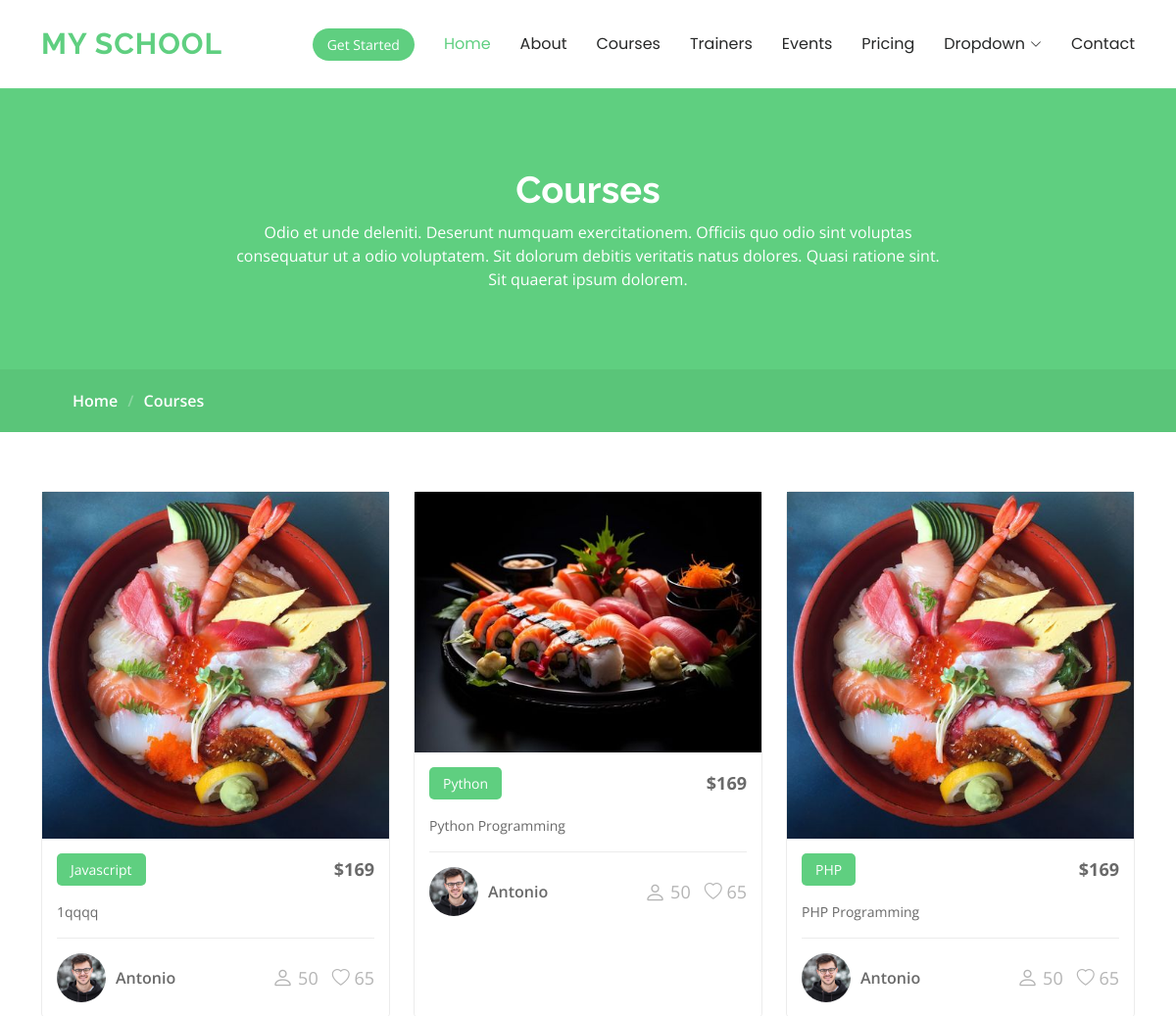
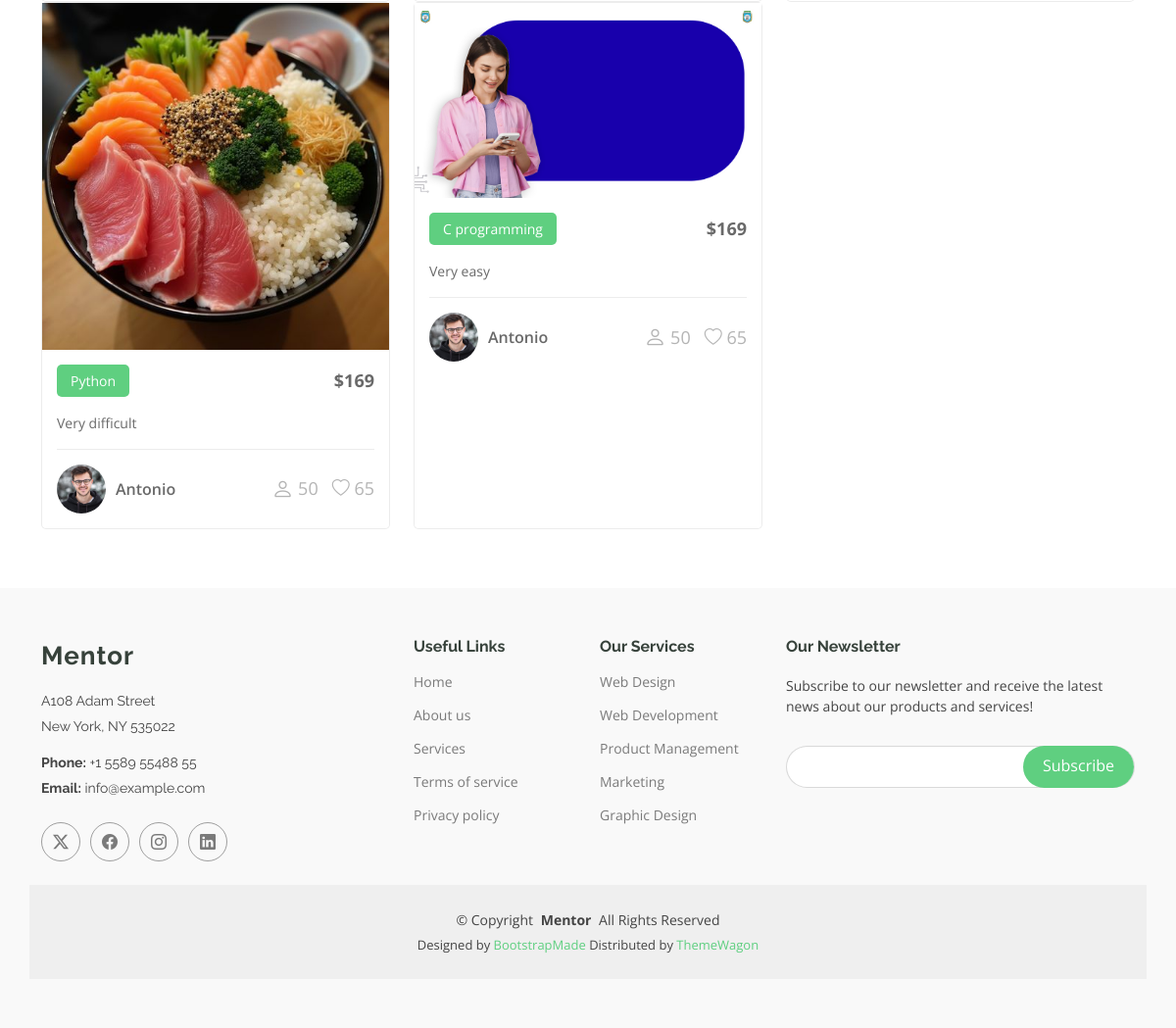
Screenshot of /course/ with the database file from the repository (2 pictures, top to bottom).
### schoolapp1/models.py (models this page shows)
class Course(models.Model):
    photo = models.ImageField(upload_to='photo')
    name = models.CharField(max_length=255)
    fee = models.PositiveIntegerField(default=0)
    description = models.TextField()

### schoolapp1/views.py (the view)
# urls.py: path('course/', courseView, name='course'),
def courseView(request):
    course = Course.objects.all()
    context = {'course':course}
    return render(request, 'courses.html',context)

### templates/courses.html (shortened to what this page needs)
{% extends 'base.html' %}
{% load static %}
{% block content %}
<main class="main">
    <div class="page-title" data-aos="fade">
      <div class="heading">
        <div class="container">
          <div class="row d-flex justify-content-center text-center">
            <div class="col-lg-8">
              <h1>Courses</h1>
              <p class="mb-0">Odio et unde deleniti. Deserunt numquam exercitationem. Officiis quo odio sint voluptas consequatur ut a odio voluptatem. Sit dolorum debitis veritatis natus dolores. Quasi ratione sint. Sit quaerat ipsum dolorem.</p>
            </div>
          </div>
        </div>
      </div>
      <nav class="breadcrumbs">
        <div class="container">
          <ol>
            <li><a href="index.html">Home</a></li>
            <li class="current">Courses</li>
          </ol>
        </div>
      </nav>
    </div>
    <section id="courses" class="courses section">
      <div class="container">
        <div class="row">
{% for i in course %}
          <div class="col-lg-4 col-md-6 d-flex align-items-stretch" data-aos="zoom-in" data-aos-delay="100">
            <div class="course-item">
              <img src="{{i.photo.url}}" class="img-fluid" alt="...">
              <div class="course-content">
                <div class="d-flex justify-content-between align-items-center mb-3">
                  <p class="category">{{i.name}}</p>
                  <p class="price">$169</p>
                </div>
                <p class="description">{{i.description}}</p>
                <div class="trainer d-flex justify-content-between align-items-center">
                  <div class="trainer-profile d-flex align-items-center">
                    <img src="assets/img/trainers/trainer-1-2.jpg" class="img-fluid" alt="">
                    <a href="" class="trainer-link">Antonio</a>
                  </div>
                  <div class="trainer-rank d-flex align-items-center">
                    <i class="bi bi-person user-icon"></i>&nbsp;50
                    &nbsp;&nbsp;
                    <i class="bi bi-heart heart-icon"></i>&nbsp;65
                  </div>
                </div>
              </div>
            </div>
          </div>
{% endfor %}
        </div>
      </div>
    </section>
  </main>
{% endblock content %}

### templates/base.html (shortened to what this page needs)
{% load static %}
<!DOCTYPE html>
<html lang="en">
<head>
  <link href="{% static 'assets/vendor/bootstrap/css/bootstrap.min.css' %}" rel="stylesheet">
  <link href="{% static 'assets/vendor/bootstrap-icons/bootstrap-icons.css' %}" rel="stylesheet">
  <link href="{% static 'assets/vendor/aos/aos.css' %}" rel="stylesheet">
  <link href="{% static 'assets/vendor/glightbox/css/glightbox.min.css' %}" rel="stylesheet">
  <link href="{% static 'assets/vendor/swiper/swiper-bundle.min.css' %}" rel="stylesheet">
  <link href="{% static 'assets/css/main.css' %}" rel="stylesheet">
</head>
<body class="index-page">
  <header id="header" class="header d-flex align-items-center sticky-top">
    <div class="container-fluid container-xl position-relative d-flex align-items-center">
      <a href="index.html" class="logo d-flex align-items-center me-auto">
        <h1 class="sitename">My School</h1>
      </a>
      <nav id="navmenu" class="navmenu">
        <ul>
          <li><a href="{% url 'indexView' %}" class="active">Home<br></a></li>
          <li><a href="{% url 'aboutView' %}">About</a></li>
          <li><a href="{% url 'course' %}">Courses</a></li>
          <li><a href="{% url 'trainerView' %}">Trainers</a></li>
          <li><a href="events.html">Events</a></li>
          <li><a href="pricing.html">Pricing</a></li>
          <li class="dropdown"><a href="#"><span>Dropdown</span> <i class="bi bi-chevron-down toggle-dropdown"></i></a>
          </li>
          <li><a href="{% url 'contactView' %}">Contact</a></li>
        </ul>
      </nav>
      <a class="btn-getstarted" href="courses.html">Get Started</a>
    </div>
  </header>
{% block content %}
{% endblock content %}
  <footer id="footer" class="footer position-relative light-background">
    <div class="container footer-top">
      <div class="row gy-4">
        <div class="col-lg-4 col-md-6 footer-about">
          <a href="index.html" class="logo d-flex align-items-center">
            <span class="sitename">Mentor</span>
          </a>
          <div class="footer-contact pt-3">
            <p>A108 Adam Street</p>
            <p>New York, NY 535022</p>
            <p class="mt-3"><strong>Phone:</strong> <span>+1 5589 55488 55</span></p>
            <p><strong>Email:</strong> <span>info@example.com</span></p>
          </div>
          <div class="social-links d-flex mt-4">
            <a href=""><i class="bi bi-twitter-x"></i></a>
            <a href=""><i class="bi bi-facebook"></i></a>
            <a href=""><i class="bi bi-instagram"></i></a>
            <a href=""><i class="bi bi-linkedin"></i></a>
          </div>
        </div>
        <div class="col-lg-2 col-md-3 footer-links">
          <h4>Useful Links</h4>
          <ul>
            <li><a href="#">Home</a></li>
            <li><a href="#">About us</a></li>
            <li><a href="#">Services</a></li>
            <li><a href="#">Terms of service</a></li>
            <li><a href="#">Privacy policy</a></li>
          </ul>
        </div>
        <div class="col-lg-2 col-md-3 footer-links">
          <h4>Our Services</h4>
          <ul>
            <li><a href="#">Web Design</a></li>
            <li><a href="#">Web Development</a></li>
            <li><a href="#">Product Management</a></li>
            <li><a href="#">Marketing</a></li>
            <li><a href="#">Graphic Design</a></li>
          </ul>
        </div>
        <div class="col-lg-4 col-md-12 footer-newsletter">
          <h4>Our Newsletter</h4>
          <p>Subscribe to our newsletter and receive the latest news about our products and services!</p>
          <form action="forms/newsletter.php" method="post" class="php-email-form">
            <div class="newsletter-form"><input type="email" name="email"><input type="submit" value="Subscribe"></div>
          </form>
        </div>
      </div>
    </div>
    <div class="container copyright text-center mt-4">
      <p>© <span>Copyright</span> <strong class="px-1 sitename">Mentor</strong> <span>All Rights Reserved</span></p>
      <div class="credits">
        Designed by <a href="https://bootstrapmade.com/">BootstrapMade</a> Distributed by <a href=“https://themewagon.com>ThemeWagon
      </div>
    </div>
  </footer>
</body>
</html>

### rows the page displays
Course: photo (picture), name "Javascript", description "1qqqq"
Course: photo (picture), name "Python", description "Python Programming"
Course: photo (picture), name "PHP", description "PHP Programming"
Course: photo (picture), name "Python", description "Very difficult"
Course: photo (picture), name "C programming", description "Very easy"
